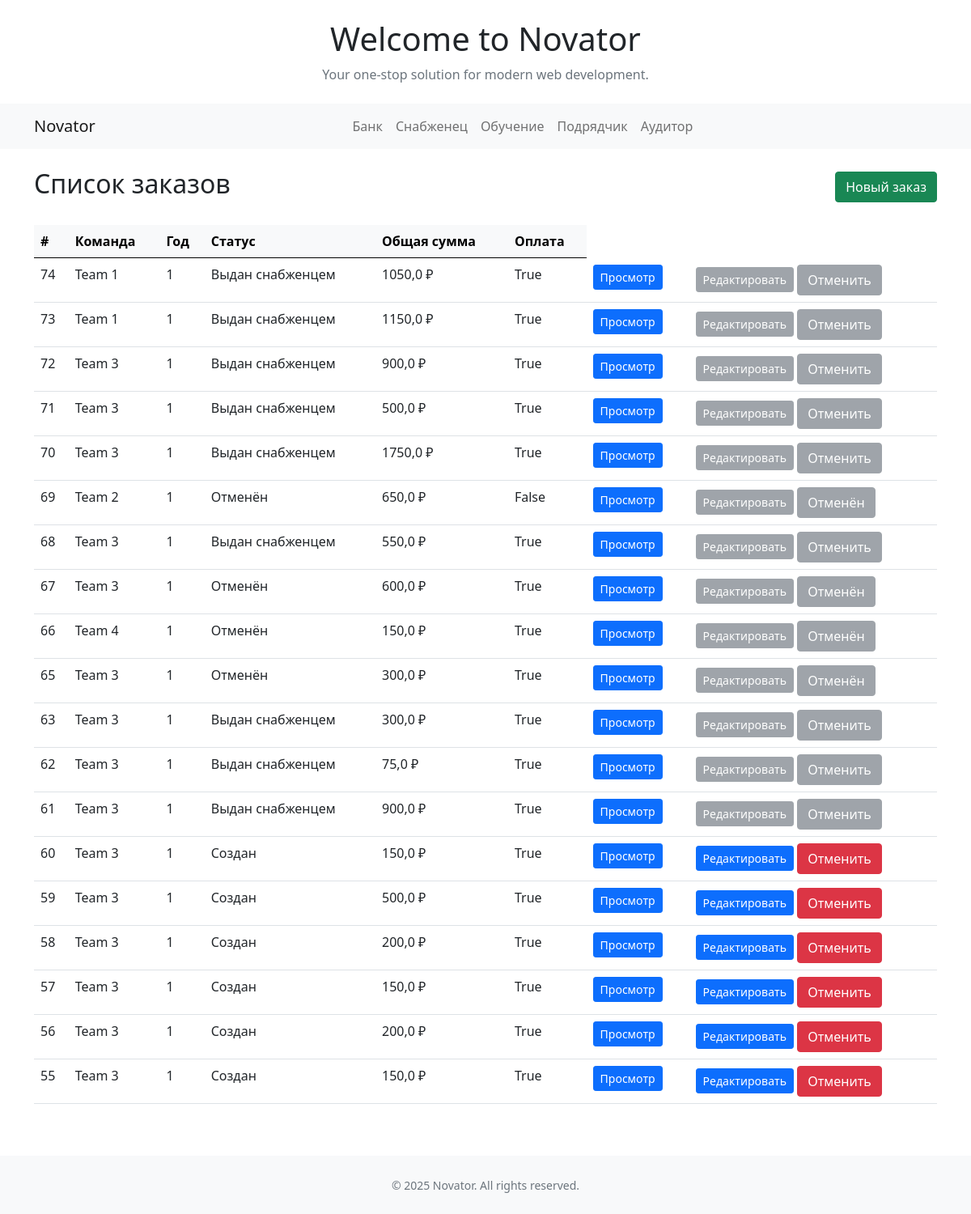
The page /bank/zakaz_list/ (signed in) on the database as committed earlier.
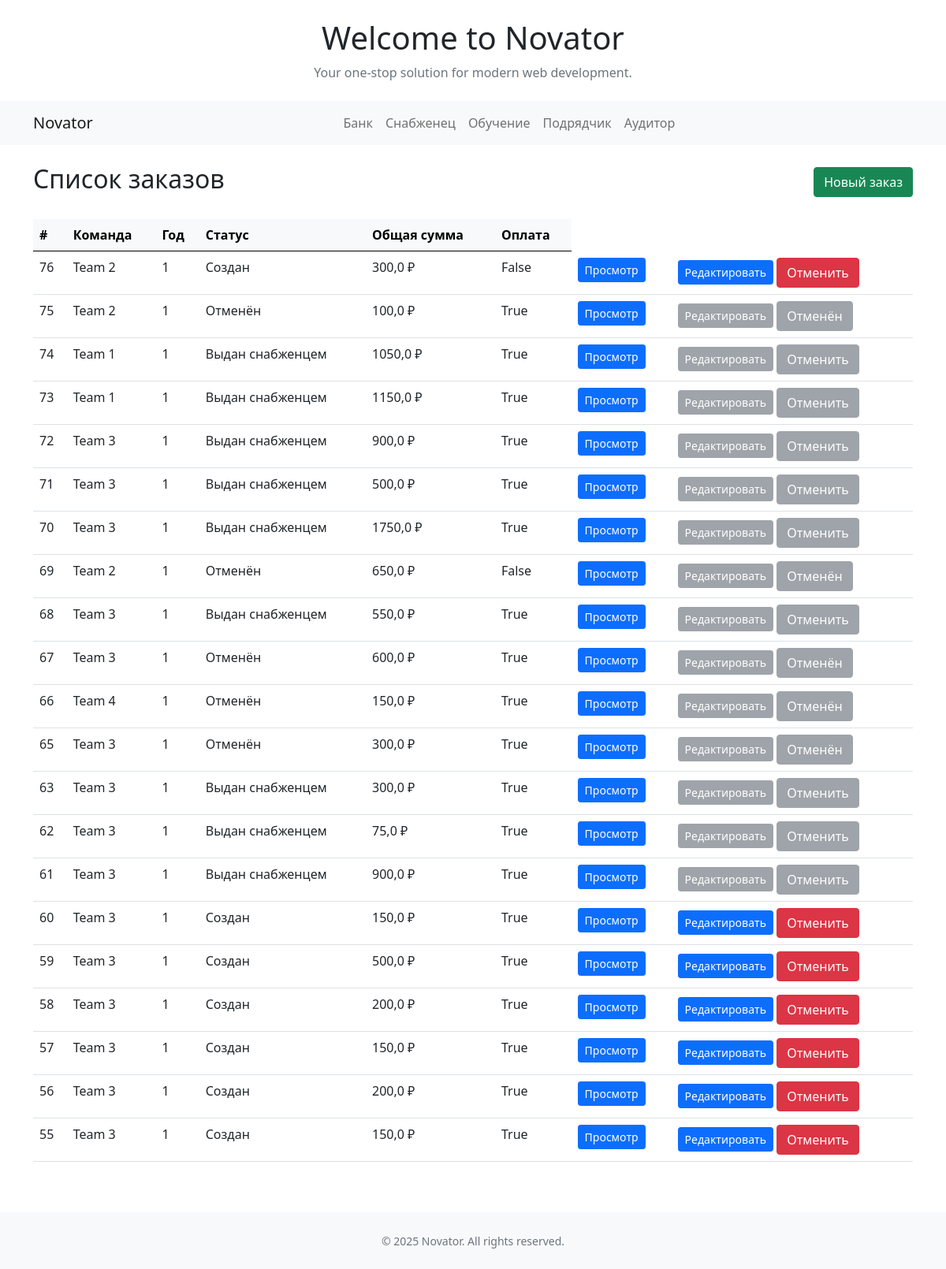
The same page on the database as committed later.
### bank/models.py (models this page shows, shortened)
class Zakaz(models.Model):
    team = models.ForeignKey(Team, on_delete=models.CASCADE)
    year = models.IntegerField(verbose_name='Год заказа')
    month = models.IntegerField(verbose_name='Месяц заказа', null=True)
    payment = models.BooleanField(default=False, verbose_name='Оплачено')
    issued = models.BooleanField(default=False, verbose_name='Выдано')
    status = models.ForeignKey(Status, on_delete=models.SET_NULL, null=True, blank=True, verbose_name='Статус заказа')
    def get_total_sum(self):
        items = self.zakazitem_set.all()
        return sum(item.get_total() for item in items)

class ZakazItem(models.Model):
    zakaz = models.ForeignKey(Zakaz, on_delete=models.CASCADE)
    material = models.ForeignKey(Material, on_delete=models.CASCADE)
    price = models.FloatField(max_length=10)
    quantity = models.IntegerField()
    koeff = models.FloatField(max_length=10, default=1.0)
    refund = models.BooleanField(default=False, verbose_name='Возврат')
    def get_total(self):
        return self.quantity * self.price

### main/models.py (models this page shows, shortened)
class Team(models.Model):
    name = models.CharField(max_length=100, verbose_name='Имя команды')
    slug = models.SlugField(max_length=100)
    status = models.BooleanField(default=False, verbose_name='Активно')

class Status(models.Model):
    name = models.CharField(max_length=20, verbose_name='Статус')

### bank/views.py (the view)
# urls.py: path('zakaz_list/', views.zakaz_list, name='zakaz_list'),
@login_required
def zakaz_list(request):
    if request.GET.get('team'):
        zakazy = Zakaz.objects.filter(team=request.GET.get('team')).order_by('-id')
    else:
        zakazy = Zakaz.objects.all().order_by('-id')
    return render(request, 'bank/zakaz_list.html', {'zakazy': zakazy})

### templates/bank/zakaz_list.html (shortened to what this page needs)
{% extends 'base.html' %}
{% block content %}
<div class="container mt-4">
    <div class="d-flex justify-content-between align-items-center mb-4">
        <h2>Список заказов</h2>
        <a href="{% url 'bank:create_zakaz' %}" class="btn btn-success">
             Новый заказ
        </a>
    </div>
    {% if zakazy %}
        <div class="table-responsive">
            <table class="table table-hover">
                <thead class="table-light">
                    <tr>
                        <th>#</th>
                        <th>Команда</th>
                        <th>Год</th>
                        <th>Статус</th>
                        <th>Общая сумма</th>
                        <th>Оплата</th>
                    </tr>
                </thead>
                <tbody>
                    {% for zakaz in zakazy %}
                    <tr>
                        <td>{{ zakaz.id }}</td>
                        <td>{{ zakaz.team.name }}</td>
                        <td>{{ zakaz.year }}</td>
                        <td>{{ zakaz.status.name }}</td>
                        <td>{{ zakaz.get_total_sum }} ₽</td>
                        <td>{{ zakaz.payment }}</td>
                        <td>
                            <div class="btn-group" role="group">
                                <a href="{% url 'bank:zakaz_detail' zakaz.id %}"
                                   class="btn btn-sm btn-primary">
                                     Просмотр
                                </a>
                            </div>
                        </td>
                        <td>
                            <div class="btn-group" role="group">
                            {% if zakaz.status.pk == 3 %}
                                <button class="btn btn-sm btn-secondary" disabled>
                                     Редактировать
                                </button>
                            {% elif zakaz.status.pk == 4 %}
                                <button class="btn btn-sm btn-secondary" disabled>
                                     Редактировать
                                </button>
                            {% else %}
                                <a href="{% url 'bank:zakaz_edit' zakaz.id %}"
                                   class="btn btn-sm btn-primary">
                                     Редактировать
                                </a>
                            {% endif %}
                            </div>
                            <div class="btn-group" role="group">
                            <form action="{% url 'bank:zakaz_otmena' zakaz.id %}" method="post" style="display:inline;">
                            {% if zakaz.status.pk == 4 %}
                            <button type="submit" class="btn btn-secondary" disabled>Отменён</button>
                            {% elif zakaz.status.pk == 3 %}
                            <button type="submit" class="btn btn-secondary" disabled>Отменить</button>
                            {% else %}
                            <button type="submit" class="btn btn-danger" onclick="return confirm('Отменить заказ #{{ zakaz.id }}?');">Отменить</button>
                            {% endif %}
                            </form>
                            </div>
                        </td>
                    </tr>
                    {% endfor %}
                </tbody>
            </table>
        </div>
    {% else %}
        <div class="alert alert-info" role="alert">
            <i class="fas fa-info-circle"></i> Список заказов пуст.
            <a href="{% url 'bank:create_zakaz' %}" class="alert-link">Создать новый заказ</a>
        </div>
    {% endif %}
</div>
{% endblock %}

### templates/base.html (shortened to what this page needs)
{% load static %}
<!DOCTYPE html>
<html lang="en">
<head>
    {% block head %}
    <link href="{% static 'css/bootstrap.css' %}" rel="stylesheet">
    {% endblock %}
</head>
<body>
    <header>
        <div class="container my-4">
  <h1 class="text-center">Welcome to Novator</h1>
  <p class="text-center text-muted">Your one-stop solution for modern web development.</p>
</div>
        {% block nav %}
        <nav class="navbar navbar-expand-lg navbar-light bg-light">
  <div class="container">
    <a class="navbar-brand" href="#">Novator</a>
    <div class="collapse navbar-collapse" id="navbarNav">
      <ul class="navbar-nav mx-auto">
        <li class="nav-item">
          <a class="nav-link" href="{% url 'bank:bank_list' %}">Банк</a>
        </li>
        <li class="nav-item">
          <a class="nav-link" href="{% url 'mtr:index' %}">Снабженец</a>
        </li>
        <li class="nav-item">
          <a class="nav-link" href="#">Обучение</a>
        </li>
        <li class="nav-item">
          <a class="nav-link" href="#">Подрядчик</a>
        </li>
        <li class="nav-item">
          <a class="nav-link" href="#">Аудитор</a>
        </li>
      </ul>
    </div>
  </div>
</nav>
        {% endblock %}
    </header>
    <main>
        {% block content %}{% endblock %}
    </main>
    {% block footer %}
    <footer class="bg-light py-4 mt-5">
  <div class="container text-center">
    <small class="text-muted">&copy; {{ year|default:2025 }} Novator. All rights reserved.</small>
  </div>
</footer>
    {% endblock %}
</body>
</html>

Rows that differ between the two databases and show on the page:
added Zakaz: id "76", team.name "Team 2", year "1", status.name "Создан", get_total_sum "300,0", payment "False", shows "Редактировать"
added Zakaz: id "75", team.name "Team 2", year "1", status.name "Отменён", get_total_sum "100,0", payment "True", shows "Редактировать"
